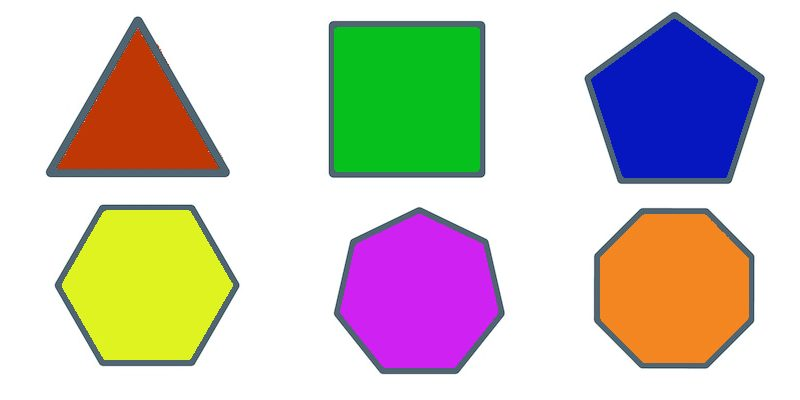
#> input picture resources/poligons.jpg, 800 x 400 px
$ python 01_intro_images.py
#> lines starting #> are read from the running program, lines starting #| are printed output that depends on the picture
import cv2


img = cv2.imread("./resources/poligons.jpg", -1) #flags: 0 greyscale
#> img is the input picture: shape (400, 800, 3); mean B, G, R 191.2, 200, 205.1

img = cv2.resize(img, (0, 0), fx=0.5, fy=0.5)
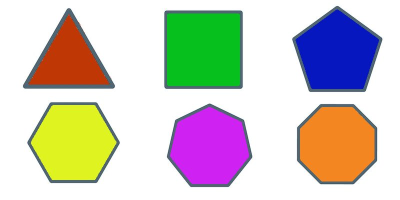
#> img: shape (200, 400, 3); mean B, G, R 191.2, 200, 205.2
img = cv2.rotate(img, cv2.ROTATE_90_COUNTERCLOCKWISE)
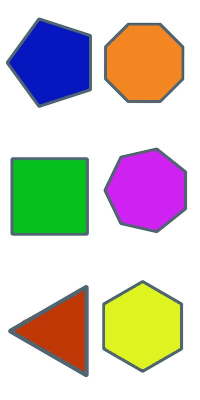
#> img: shape (400, 200, 3); mean B, G, R 191.2, 200, 205.2

#cv2.imwrite("new_imga.jpg", img)

cv2.imshow("Test",img)

cv2.waitKey(0)
cv2.destroyAllWindows()
